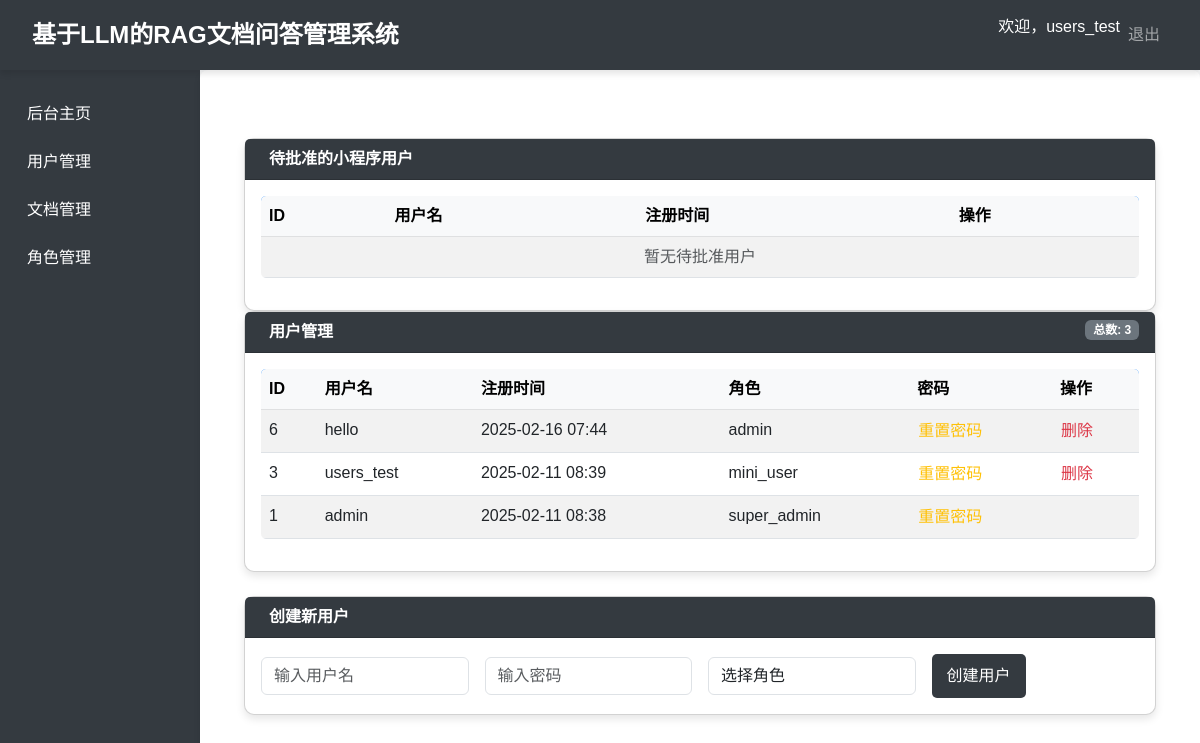
The app's page /admin/users (signed in) with its own data.
### model.py (models this page shows, shortened)
class User(db.Model, UserMixin):
    __tablename__ = 'users'
    id = db.Column(db.Integer, primary_key=True)
    username = db.Column(db.String(64), unique=True, nullable=False)
    password_hash = db.Column(db.String(128), nullable=False)
    created_at = db.Column(db.DateTime, default=datetime.utcnow)
    role_id = db.Column(db.Integer, db.ForeignKey('user_roles.id'), nullable=True)
    role = db.relationship('UserRole', backref='users', lazy='joined')
    approved = db.Column(db.Boolean, default=False)
    sessions = db.relationship('Session', backref='user', lazy='dynamic',
                               cascade='all, delete-orphan')

class UserRole(db.Model):
    __tablename__ = 'user_roles'
    id = db.Column(db.Integer, primary_key=True)
    name = db.Column(db.String(50), unique=True, nullable=False)  # 角色名称（如 super_admin, admin, mini_user）
    description = db.Column(db.String(255), nullable=True)  # 角色描述

### app.py (the view)
@app.route('/admin/users', methods=['GET'])
@login_required
def manage_users():
    pending_users = User.query.filter_by(approved=False,
                                         role_id=UserRole.query.filter_by(name='mini_user').first().id).all()
    page = request.args.get('page', 1, type=int)
    per_page = 10
    pagination = User.query.order_by(User.id.desc()).paginate(page=page, per_page=per_page, error_out=False)
    return render_template('manage_users.html', pagination=pagination, pending_users=pending_users,
                           roles=UserRole.query.all())

### app.py (called while the page is built)
@login_manager.user_loader
def load_user(user_id):
    return User.query.get(int(user_id))

@app.before_request
def do_init():
    if not getattr(app, '_vector_init_done', False):
        index_path = os.path.join(app.config['VECTORSTORE_DIR'], "faiss_index")
        document_folder = os.path.join(os.path.dirname(__file__), "../document")
        VectorStoreManager.initialize(index_path=index_path, document_folder=document_folder)
        app._vector_init_done = True

### templates/manage_users.html (shortened to what this page needs)
{% extends 'base.html' %}
{% block content %}
<div class="container-fluid p-4">
    <div class="card mt-4">
        <div class="card-header bg-warning text-white">
             待批准的小程序用户
        </div>
        <div class="card-body">
            <table class="table table-hover table-striped">
                <thead class="table-light">
                    <tr>
                        <th>ID</th>
                        <th>用户名</th>
                        <th>注册时间</th>
                        <th>操作</th>
                    </tr>
                </thead>
                <tbody>
                    {% for user in pending_users %}
                        <tr>
                            <td>{{ user.id }}</td>
                            <td>{{ user.username }}</td>
                            <td>{{ user.created_at.strftime('%Y-%m-%d %H:%M') }}</td>
                            <td>
                                <form action="{{ url_for('approve_user') }}" method="POST" class="d-inline">
                                    <input type="hidden" name="user_id" value="{{ user.id }}">
                                    <button type="submit" class="btn btn-link p-0 text-decoration-none text-primary">批准</button>
                                </form>
                                <span class="text-muted">|</span>
                                <form action="{{ url_for('reject_user') }}" method="POST" class="d-inline">
                                    <input type="hidden" name="user_id" value="{{ user.id }}">
                                    <button type="submit" class="btn btn-link p-0 text-decoration-none text-danger">拒绝</button>
                                </form>
                            </td>
                        </tr>
                    {% else %}
                        <tr>
                            <td colspan="4" class="text-center text-muted">暂无待批准用户</td>
                        </tr>
                    {% endfor %}
                </tbody>
            </table>
        </div>
    </div>
    <div class="card">
        <div class="card-header bg-dark text-white">
             用户管理
            <span class="badge bg-secondary float-end">总数: {{ pagination.total }}</span>
        </div>
        <div class="card-body">
            <div class="table-responsive">
                <table class="table table-hover table-striped">
                    <thead class="table-light">
                        <tr>
                            <th>ID</th>
                            <th>用户名</th>
                            <th>注册时间</th>
                            <th>角色</th>
                            <th>密码</th>
                            <th>操作</th>
                        </tr>
                    </thead>
                    <tbody>
                        {% for user in pagination.items %}
                            <tr>
                                <td>{{ user.id }}</td>
                                <td>{{ user.username }}</td>
                                <td>{{ user.created_at.strftime('%Y-%m-%d %H:%M') }}</td>
                                <td>{{ user.role.name if user.role else '无' }}</td>
                                <td>
                                    <button type="button" class="btn btn-link p-0 text-decoration-none text-warning" onclick="resetPassword('{{ user.id }}', '{{ user.username }}')">重置密码</button>
                                </td>
                                <td>
                                    <div class="d-flex gap-2">
                                        {% if user.role.name != 'super_admin' %}
                                            <form action="{{ url_for('delete_user') }}" method="POST" class="d-inline">
                                                <button type="submit" class="btn btn-link p-0 text-decoration-none text-danger"
                                                        onclick="return confirm('确定删除该用户？')">删除</button>
                                            </form>
                                        {% endif %}
                                    </div>
                                </td>
                            </tr>
                        {% else %}
                            <tr>
                                <td colspan="6" class="text-center text-muted">暂无用户数据</td>
                            </tr>
                        {% endfor %}
                    </tbody>
                </table>
            </div>
        </div>
    </div>
    <div class="card mt-4">
        <div class="card-header bg-primary text-white">
             创建新用户
        </div>
        <div class="card-body">
            <form method="POST" action="{{ url_for('add_user') }}">
                <div class="row g-3 align-items-center">
                    <div class="col-md-3">
                        <input type="text" name="username" class="form-control" placeholder="输入用户名" required minlength="4">
                    </div>
                    <div class="col-md-3">
                        <input type="password" name="password" class="form-control" placeholder="输入密码" required minlength="8">
                    </div>
                    <div class="col-md-3">
                        <select name="role_id" class="form-control" required>
                            <option value="">选择角色</option>
                        </select>
                    </div>
                    <div class="col-md-3">
                        <button type="submit" class="btn btn-primary">创建用户</button>
                    </div>
                </div>
            </form>
        </div>
    </div>
</div>
{% endblock %}

### templates/base.html (shortened to what this page needs)
<!DOCTYPE html>
<html lang="en">
<head>
  <link href="https://cdn.jsdelivr.net/npm/bootstrap@5.3.0/dist/css/bootstrap.min.css" rel="stylesheet">
  <link rel="stylesheet" href="{{ url_for('static', filename='css/style.css') }}">
</head>
<body>
<nav class="navbar navbar-expand-lg navbar-dark bg-dark">
  <div class="container-fluid">
    <a class="navbar-brand" href="{{ url_for('admin_index') }}">基于LLM的RAG文档问答管理系统</a>
    <div class="collapse navbar-collapse" id="navbarSupportedContent">
      <ul class="navbar-nav ms-auto mb-2 mb-lg-0">
        <li class="nav-item">
          <span class="navbar-text">
            欢迎，{{ current_user.username if current_user.is_authenticated else 'Guest' }}
          </span>
        </li>
        <li class="nav-item">
          <a class="nav-link" href="{{ url_for('logout_page') }}">退出</a>
        </li>
      </ul>
    </div>
  </div>
</nav>
<div class="container-fluid">
  <div class="row">
    <div class="col-md-2 bg-light sidebar">
      <ul class="nav flex-column">
        <li class="nav-item">
          <a class="nav-link" href="{{ url_for('admin_index') }}">后台主页</a>
        </li>
        <li class="nav-item">
          <a class="nav-link" href="{{ url_for('manage_users') }}">用户管理</a>
        </li>
        <li class="nav-item">
          <a class="nav-link" href="{{ url_for('manage_docs') }}">文档管理</a>
        </li>
        <li class="nav-item">
          <a class="nav-link" href="{{ url_for('manage_roles') }}">角色管理</a>
        </li>
      </ul>
    </div>
    <div class="col-md-10 main-content">
      {% block content %}{% endblock %}
    </div>
  </div>
</div>
</body>
</html>

### static/css/style.css (style rules this page uses)
body { font-family: 'Arial', sans-serif; background-color: #f8f9fa; }
.navbar { background-color: #343a40 !important; padding: 12px 20px; box-shadow: 0 4px 6px rgba(0, 0, 0, 0.1); }
.navbar-brand { font-size: 1.5rem; font-weight: bold; color: #ffffff !important; }
.navbar-text { font-size: 1rem; color: #ffffff !important; }
.sidebar { background-color: #343a40 !important; min-height: 100vh; padding-top: 20px; }
.sidebar .nav-link { font-size: 1rem; padding: 12px 15px; color: #ffffff !important; transition: background 0.3s ease, color 0.3s ease; }
.main-content { min-height: 100vh; background-color: white; border-radius: 8px; padding: 20px; box-shadow: 0 4px 6px rgba(0, 0, 0, 0.1); }
.btn-primary { background-color: #343a40 !important; color: #fff; border: none; padding: 10px 15px; font-size: 1rem; border-radius: 5px; transition: background 0.3s ease; }
.table { background-color: white; border-radius: 5px; overflow: hidden; border-collapse: separate; border-spacing: 0; }
.table thead { background-color: #007bff; color: #ffffff; }
.card { border-radius: 10px; box-shadow: 0 4px 8px rgba(0, 0, 0, 0.1); }
.card-header { background-color: #343a40 !important; color: #ffffff; font-weight: bold; }

### records on screen
User: username "users_test", id "3", created_at "2025-02-11 08:39", role "mini_user"
User: id "6", username "hello", created_at "2025-02-16 07:44", role "admin"
User: id "1", username "admin", created_at "2025-02-11 08:38", role "super_admin"

### other values on screen
{{ pagination.total }} "3"
